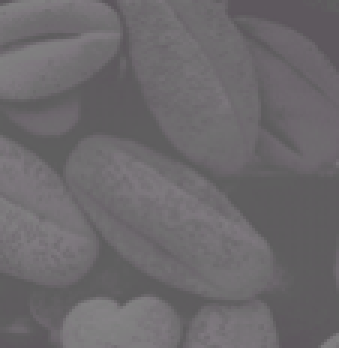
#> input picture Lab-2/imgs/Picture2.png, 113 x 116 px (shown 3 times larger)
$ jupyter execute lab2-std.ipynb   (shell and % lines are left out)
#> lines starting #> are read from the running program, lines starting #| are printed output that depends on the picture
### Lab-2/commonfunctions.py


import skimage.io as io
import matplotlib.pyplot as plt
import numpy as np
from skimage.exposure import histogram
from matplotlib.pyplot import bar
from skimage.color import rgb2gray,rgb2hsv

# Convolution:
from scipy.signal import convolve2d
from scipy import fftpack
import math

from skimage.util import random_noise
from skimage.filters import median
from skimage.feature import canny

from mpl_toolkits.mplot3d import Axes3D  # noqa: F401 unused import

import matplotlib.pyplot as plt
from matplotlib import cm
from matplotlib.ticker import LinearLocator, FormatStrFormatter
import numpy as np

# Edges
from skimage.filters import sobel_h, sobel, sobel_v,roberts, prewitt

# Show the figures / plots inside the notebook
def show_images(images,titles=None):
    #This function is used to show image(s) with titles by sending an array of images and an array of associated titles.
    # images[0] will be drawn with the title titles[0] if exists
    # You aren't required to understand this function, use it as-is.
    n_ims = len(images)
    if titles is None: titles = ['(%d)' % i for i in range(1,n_ims + 1)]
    fig = plt.figure()
    n = 1
    for image,title in zip(images,titles):
        a = fig.add_subplot(1,n_ims,n)
        if image.ndim == 2:
            plt.gray()
        plt.imshow(image)
        a.set_title(title)
        plt.axis('off')
        n += 1
    fig.set_size_inches(np.array(fig.get_size_inches()) * n_ims)
    plt.show()


# [43 lines left out: functions show_3d_image, show_3d_image_filtering_in_freq, showHist, not called in this run]

### Lab-2/lab2-std.ipynb
# Lab 2: Convolution & Discrete Fourier Transform

[cell 1]
import commonfunctions as cf # this a custom module found the commonfunctions.py
import skimage.io as io
import matplotlib.pyplot as plt
import numpy as np
from skimage.color import rgb2gray
from scipy import fftpack
from scipy.signal import convolve2d
from skimage.util import random_noise
from skimage.exposure import rescale_intensity

# Show the matlpotlib figures inside the notebook

##### Helper functions:
cf.show_images(images, titles=None)
<br>
Given a list of images and -(optionally)- a list of titles, it plots them using matplotlib with their respective titles

### Part 1
#### Understanding the Concept of Inverse DFT

In this part, we will construct matrices in the frequency domain and see how they look in the 2D space domain

[cell 2]
# This function maps matrices from frequency to space then plots them
def plot_image_from_freq(freq_domain_mat):
    inverse_fft_mat = fftpack.ifft2(freq_domain_mat) # Inverse FFT is a fast version of inverse DFT
    # Due to approximations, the returned matrix contains complex numbers
    # So, we get the magnitude to be able to plot the image
    image = np.abs(inverse_fft_mat)
    cf.show_images([image], titles=['Image in Space Domain'])

[cell 3]
# We will first try to construct a matrix in the frequency domain that makes a vertically moving ripple in the space domain

freq_domain_mat = np.zeros([21,21])
freq_domain_mat[9, 10] = 1 # The choice of the value '1' is arbitrary
freq_domain_mat[11, 10] = 1
plot_image_from_freq(freq_domain_mat)

[cell 4]
# TODO: construct a matrix in the frequency domain that makes a HORIZONTALLY moving ripple in the space domain

freq_domain_mat = np.zeros([21,21])
freq_domain_mat[9, 9] = 1
freq_domain_mat[9, 11] = 1
plot_image_from_freq(freq_domain_mat)

[cell 5]
# Now a ripple moving diagonally
freq_domain_mat = np.zeros([21,21])
freq_domain_mat[9, 9] = 1
freq_domain_mat[11, 11] = 1
plot_image_from_freq(freq_domain_mat)

We recommend you try to construct different matrices like the previous ones and see if their space domain representation is what you expect

### Part 2
#### Understanding Image Filtering in the Frequency Domain

In this part, we will try to alter an image by multiplying it by a filter in the frequency domain.

[cell 6]
# This function applies a filter to an image in the frequency domain
# and plots multiple images describing the process
def apply_filter_in_freq(img, f):
    img_in_freq = fftpack.fft2(img)

    # we supply the img shape here to make both the filter and img have the same shape to be able to multiply
    filter_in_freq = fftpack.fft2(f, img.shape)
    filtered_img_in_freq = np.multiply(img_in_freq, filter_in_freq)
    filtered_img = fftpack.ifft2(filtered_img_in_freq)

    cf.show_images([img,
                fftpack.fftshift(np.log(np.abs(img_in_freq)+1)), # log for better intensity scale,
                                                                 # shift to make zero freq at center
                fftpack.fftshift(np.log(np.abs(filter_in_freq)+1)),
                fftpack.fftshift(np.log(np.abs(filtered_img_in_freq)+1)),
                np.abs(filtered_img)
                ], ['Image', 'Image in Freq. Domain', 'Filter in Freq. Domain', 'Filtered Image in Freq. Domain', 'Filtered Image'])

[cell 7]
# Let's try some filters on a sample image
img = rgb2gray(io.imread('./imgs/Picture2.png')[..., :3]) # convert to grayscale and drop alpha channel
#> img: shape (116, 113) float64; min 0.344, max 0.513, mean 0.415

# This is a low pass filter (more on that in the upcoming lectures)
f=np.array([
    [1,2,1],
    [2,4,2],
    [1,2,1]
])

apply_filter_in_freq(img, f)
#> in show_images (call 4), `n_ims = len(images)`: n_ims = 5
#> the loop in show_images (call 4), `for image,title in zip(images,titles):` made 5 passes
#> title on passes 1 to 5: 'Image', 'Image in Freq. Domain', 'Filter in Freq. Domain', 'Filtered Image in Freq. Domain', 'Filtered Image'
#> after the loop in show_images (call 4), `for image,title in zip(images,titles):`: n = 6
#> in show_images (call 4), `plt.show()`:
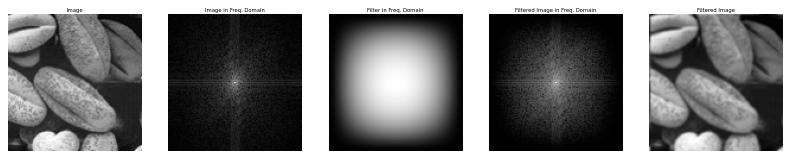
#> figure drawn by matplotlib, 5 panels

[cell 8]
# This is a high pass filter (more on that in the upcoming lectures)
f=np.array([
    [ 0,-1, 0],
    [-1, 4,-1],
    [ 0,-1, 0]
])

apply_filter_in_freq(img, f)
#> the loop in show_images (call 5), `for image,title in zip(images,titles):` made 5 passes
#> in show_images (call 5), `plt.show()`:
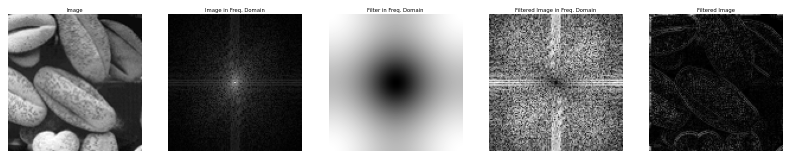
#> figure drawn by matplotlib, 5 panels

#### TODO
What happened to the filtered images in the two previous examples and why?

[cell 9]
# In the low pass filter, we can see that the high frequencies (the details) are removed and the image is blurred
# In the high pass filter, we can see that the low frequencies (the smooth areas) are removed and only the details remain (edges)

### Part 3
#### Understanding Image Filtering in the Space Domain Through Convolution

In this part, you are required to convolve a couple of filters on imgs/bird.jpg which are shown in the next figure.

</img>

#### Functions you might need:
-> convolve2d(img, f), for documentation: <br>

Visit this link (https://docs.scipy.org/doc/scipy/reference/generated/scipy.signal.convolve2d.html)
<br>
Or
<br>
Press shift+tab after writing 'convolve2d' in a code cell

-> random_noise(img, mode) (https://scikit-image.org/docs/dev/api/skimage.util.html#skimage.util.random_noise)

[cell 10]
# TODO: Read an image and convert it to grayscale
img = img = rgb2gray((io.imread('imgs/bird.jpg')))
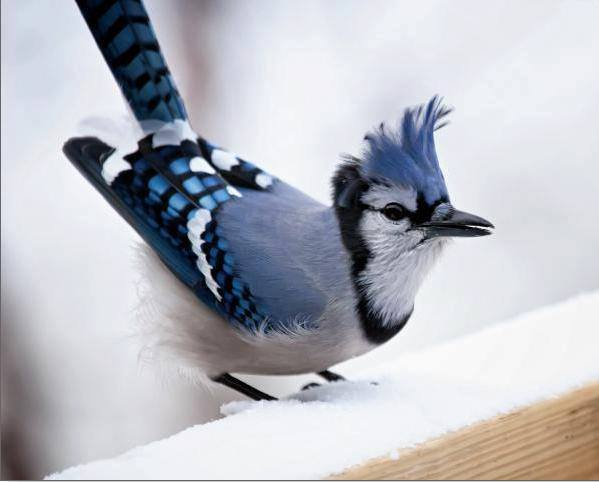
#> input picture Lab-2/imgs/bird.jpg, 599 x 482 px
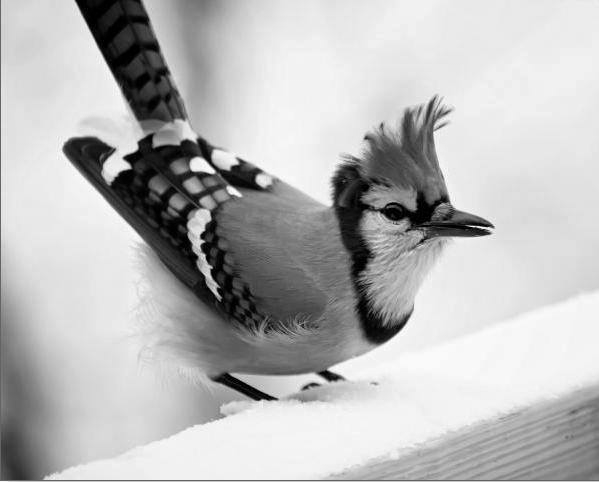
#> img: shape (482, 599) float64; min 0, max 0.999, mean 0.729

# TODO: Apply noise to the image and save it in another variable
noisy_img = random_noise(img, mode='s&p', amount=0.1)
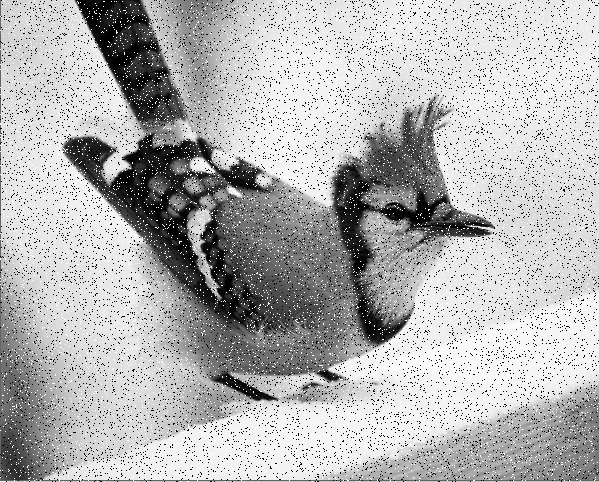
#> noisy_img: shape (482, 599) float64; min 0, max 1, mean 0.706

# TODO: Construct the required filters (hint: you can do it as we did in the previous part)
f1 = np.array([
    [1,1,1],
    [1,1,1],
    [1,1,1]
]) / 9

f2 = np.array([
    [1, 1, 1],
    [1,-8, 1],
    [1, 1, 1]
])

f3 = np.array([
    [1, 1, 1],
    [0, 0, 0],
    [-1,-1,-1]
])

f4 = np.array([
    [1,0,-1],
    [1,0,-1],
    [1,0,-1]
])

# TODO: Convolve the noisy image with f1 and the rest of the filters with the original image
img_f1 = convolve2d(noisy_img, f1)
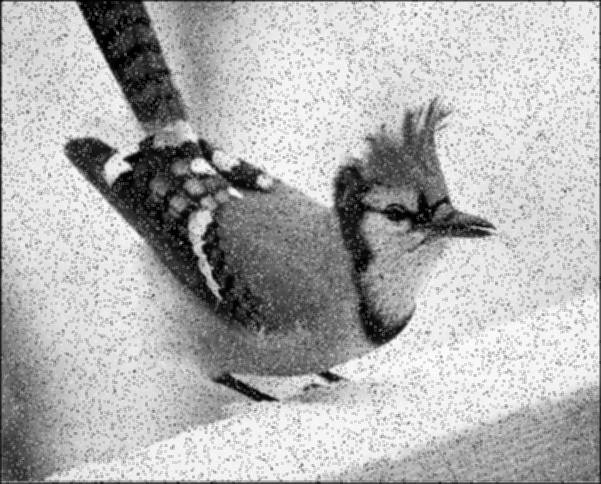
#> img_f1: shape (484, 601) float64; min 0.000185, max 0.989, mean 0.701
img_f2 = convolve2d(img, f2)
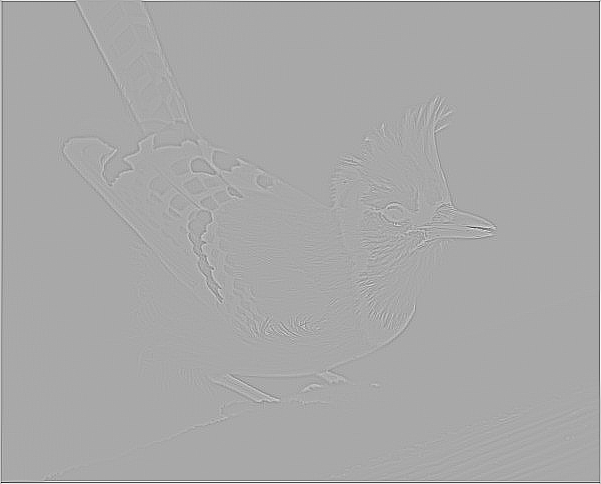
#> img_f2: shape (484, 601) float64; min -5.94, max 3.04, mean -1.18e-17; drawn with min black and max white
img_f3 = convolve2d(img, f3)
img_f4 = convolve2d(img, f4)
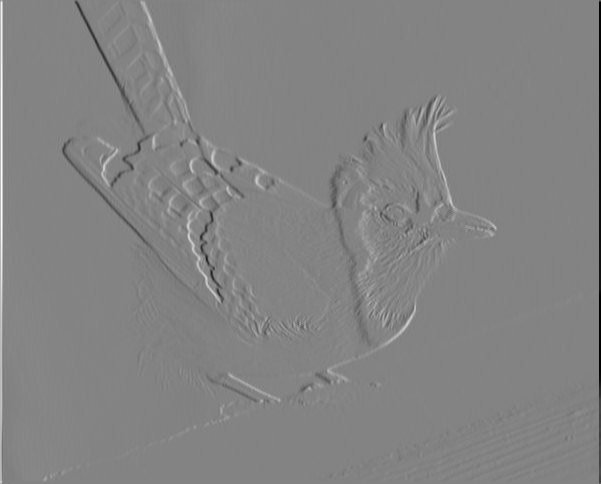
#> img_f4: shape (484, 601) float64; min -2.91, max 2.73, mean 2.38e-19; drawn with min black and max white


# Show the images
cf.show_images([rescale_intensity(x, in_range=(0.0,1.0), out_range=(0, 255)) for x in [img,noisy_img, img_f1,img_f2,img_f3,img_f4]],['Original','Noisy Image', 'Filtered 1','Filtered 2','Filtered 3','Filtered 4'])
#> the loop in show_images (call 6), `for image,title in zip(images,titles):` made 6 passes
#> title on passes 1 to 6: 'Original', 'Noisy Image', 'Filtered 1', 'Filtered 2', 'Filtered 3', 'Filtered 4'
#> after the loop in show_images (call 6), `for image,title in zip(images,titles):`: n = 7
#> in show_images (call 6), `plt.show()`:
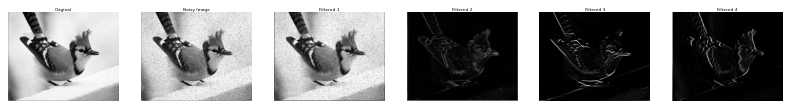
#> figure drawn by matplotlib, 6 panels

[cell 11]
img = np.array([
    [0, 255, 0],
    [0, 255, 0],
    [0, 255, 0],
    [0, 255, 0]
])

f_v = np.array([
    [1,0,-1],
    [1,0,-1],
    [1,0,-1]
])

f_h= np.array([
    [1,1,1],
    [0,0,0],
    [-1,-1,-1]
])

ans = convolve2d(img, f1)

cf.show_images([rescale_intensity(x, in_range=(0.0,1.0), out_range=(0, 255)) for x in [ans, img]], ['ans', 'image'])
#> after the loop in show_images (call 7), `for image,title in zip(images,titles):`: n = 3
#> in show_images (call 7), `plt.show()`:
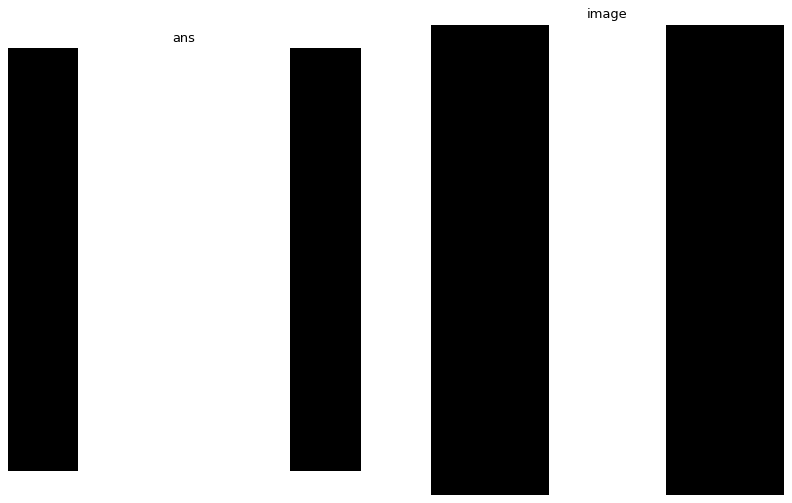
#> figure drawn by matplotlib, 2 panels
